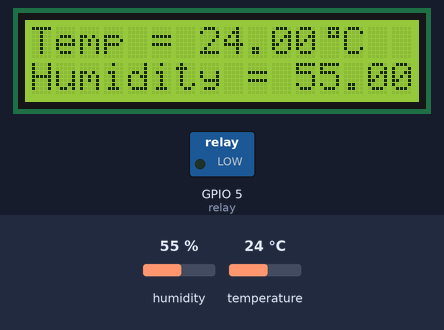
Recording of a sketch running on a simulated ESP32. Shown: 16×2 character LCD, switched loads named in the sketch (green lamp = pin HIGH). Inputs (shaded band) come from the test bench; at power-on: temperature 24 °C, humidity 55 %. WiFi joins after 1.5 s; servers stay silent unless stated.

Above: at 5.1 s.
5.2 s: temperature set to 32 °C
At 7.1 s:
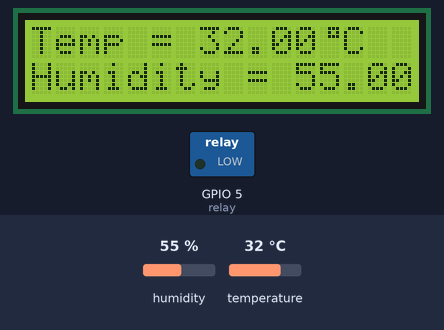
7.5 s: temperature set to 35 °C
At 9.3 s:
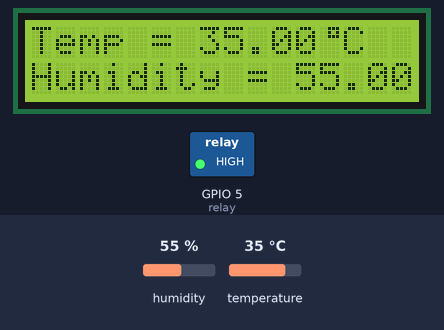
9.6 s: humidity set to 22 %
At 11.4 s:
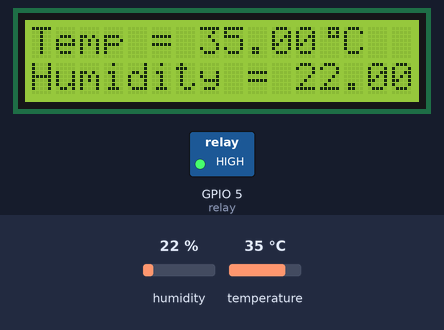
11.7 s: humidity set to 40 %
At 12.6 s:
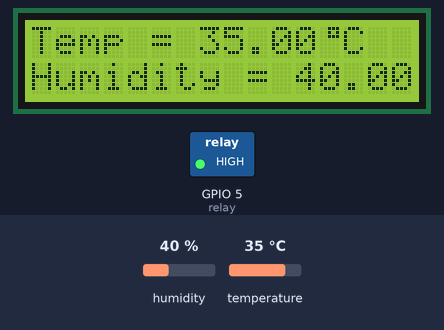
Timing chart, 0 to 14.7 s (numbered marks = the images above; inputs shaded):
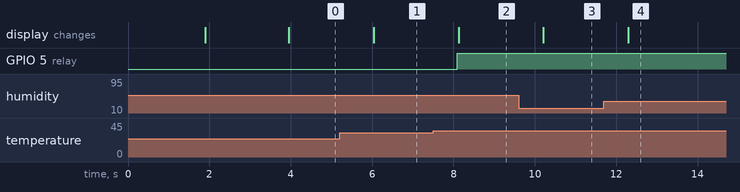

The sketch:

projek_2_semester_4.ino
```cpp
//BLINK
#define BLYNK_PRINT Serial
#define BLYNK_TEMPLATE_ID "TMPLkl4KxK3W"
#define BLYNK_DEVICE_NAME "SISTEM MONITORING SUHU PADA KANDANG AYAM"
#define BLYNK_AUTH_TOKEN "YIeajtnhagjT0QN_wwGzTK8HrxLqMPsO"
#include <BlynkSimpleEsp32.h>
char ssid[] = "Nyari wifi ya?";
char pass[] = "modaldong";
BlynkTimer timer;

//DHT dan LCD

#include "DHT.h"
#include <Wire.h>
#include <LiquidCrystal_I2C.h>
#define DHT11PIN 15
DHT dht(DHT11PIN, DHT11);
LiquidCrystal_I2C lcd(0x27,16,2);
int relay = 5;

byte degree_symbol[8] =
              {
                0b00111,
                0b00101,
                0b00111,
                0b00000,
                0b00000,
                0b00000,
                0b00000,
                0b00000
              };

boolean flag1, flag2 = false ;
void myTimerEvent()
{
  float humi = dht.readHumidity();
  float temp = dht.readTemperature();

  if(temp > 33){
digitalWrite(relay, HIGH);
Blynk.virtualWrite(V2,1);
}else{
digitalWrite(relay, LOW);
Blynk.virtualWrite(V2,0);
  }

  Blynk.virtualWrite(V0,temp);
  Blynk.virtualWrite(V1,humi);
}

BLYNK_WRITE(V2){
  int pinValue = !param.asInt(); // assigning incoming value from pin V1 to a variable

  digitalWrite(relay, pinValue);
}
void setup()
{
  /* Start the DHT11 Sensor */
  Serial.begin(115200);
  pinMode(relay, OUTPUT);
  dht.begin();
  Blynk.begin(BLYNK_AUTH_TOKEN, ssid, pass);
  timer.setInterval(1000L, myTimerEvent);
  lcd.begin();
  lcd.backlight();
  lcd.createChar(0, degree_symbol);
  lcd.setCursor(0,0);
  lcd.print("  Suhu Dan ");
  lcd.setCursor(0,1);
  lcd.print("  Kelembaban ");
  delay(2000);
  lcd.clear();
}

void loop()
{
  Blynk.run();
  timer.run();

  float humi = dht.readHumidity();
  float temp = dht.readTemperature();

  lcd.setCursor(0,0);
  lcd.print("Temp = ");
  lcd.print(temp);
  lcd.write(0);
  lcd.print("C");
  lcd.setCursor(0,1);
  lcd.print("Humidity = ");
  lcd.print(humi);
  lcd.print("%");
  delay(1000);
}
```

Measured:
- the behaviour switches between 33 and 34 °C on temperature (found by bisection; images 1 and 2)
- after the input at 5.2 s, the display: changes after 0.84 s (image 1)
- after the input at 7.5 s, GPIO 5 (relay): LOW → HIGH after 0.59 s; the display: changes after 0.62 s (image 2)
- after the input at 9.6 s, the display: changes after 0.61 s (image 3)
- after the input at 11.7 s, the display: changes after 0.59 s (image 4)
